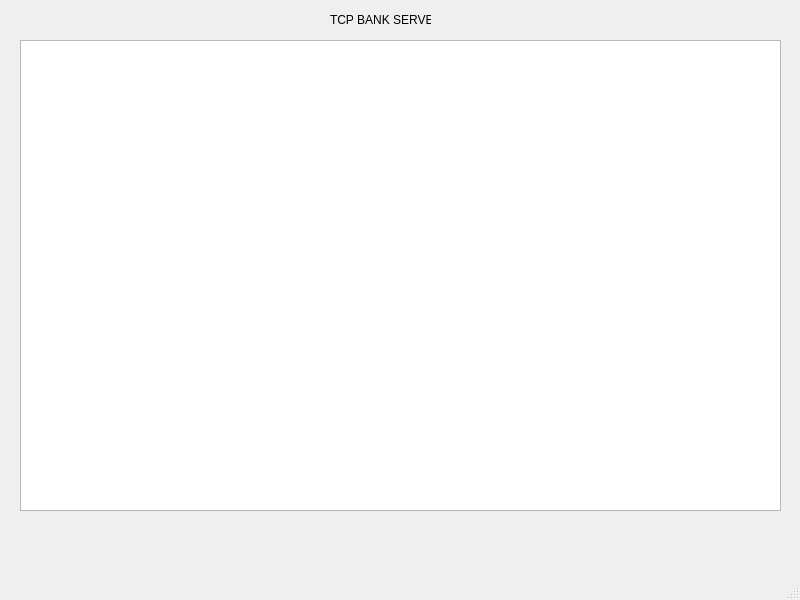
<?xml version="1.0" encoding="UTF-8"?>
<ui version="4.0">
 <class>MainWindow</class>
 <widget class="QMainWindow" name="MainWindow">
  <property name="geometry">
   <rect>
    <x>0</x>
    <y>0</y>
    <width>800</width>
    <height>600</height>
   </rect>
  </property>
  <property name="windowTitle">
   <string>MainWindow</string>
  </property>
  <widget class="QWidget" name="centralwidget">
   <widget class="QTextBrowser" name="textBrowser">
    <property name="geometry">
     <rect>
      <x>20</x>
      <y>40</y>
      <width>761</width>
      <height>471</height>
     </rect>
    </property>
   </widget>
   <widget class="QLabel" name="label">
    <property name="geometry">
     <rect>
      <x>330</x>
      <y>10</y>
      <width>101</width>
      <height>20</height>
     </rect>
    </property>
    <property name="text">
     <string>TCP BANK SERVER</string>
    </property>
   </widget>
  </widget>
  <widget class="QMenuBar" name="menubar">
   <property name="geometry">
    <rect>
     <x>0</x>
     <y>0</y>
     <width>800</width>
     <height>21</height>
    </rect>
   </property>
  </widget>
  <widget class="QStatusBar" name="statusbar"/>
 </widget>
 <resources/>
 <connections/>
</ui>
